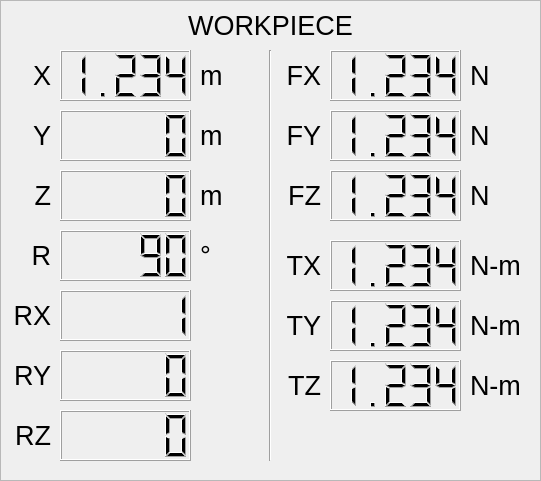
   <widget class="QFrame" name="frame_2">
    <property name="geometry">
     <rect>
      <x>590</x>
      <y>20</y>
      <width>541</width>
      <height>481</height>
     </rect>
    </property>
    <property name="frameShape">
     <enum>QFrame::StyledPanel</enum>
    </property>
    <property name="frameShadow">
     <enum>QFrame::Sunken</enum>
    </property>
    <widget class="QLabel" name="label_25">
     <property name="geometry">
      <rect>
       <x>0</x>
       <y>0</y>
       <width>541</width>
       <height>51</height>
      </rect>
     </property>
     <property name="font">
      <font>
       <pointsize>20</pointsize>
       <weight>50</weight>
       <bold>false</bold>
      </font>
     </property>
     <property name="text">
      <string>WORKPIECE</string>
     </property>
     <property name="alignment">
      <set>Qt::AlignCenter</set>
     </property>
    </widget>
    <widget class="QLabel" name="label_26">
     <property name="geometry">
      <rect>
       <x>10</x>
       <y>230</y>
       <width>41</width>
       <height>51</height>
      </rect>
     </property>
     <property name="font">
      <font>
       <pointsize>20</pointsize>
       <weight>50</weight>
       <bold>false</bold>
      </font>
     </property>
     <property name="text">
      <string>R</string>
     </property>
     <property name="alignment">
      <set>Qt::AlignRight|Qt::AlignTrailing|Qt::AlignVCenter</set>
     </property>
    </widget>
    <widget class="QLCDNumber" name="lcdNumber_14">
     <property name="geometry">
      <rect>
       <x>60</x>
       <y>230</y>
       <width>131</width>
       <height>51</height>
      </rect>
     </property>
     <property name="value" stdset="0">
      <double>90.000000000000000</double>
     </property>
    </widget>
    <widget class="QLabel" name="label_27">
     <property name="geometry">
      <rect>
       <x>200</x>
       <y>230</y>
       <width>31</width>
       <height>51</height>
      </rect>
     </property>
     <property name="font">
      <font>
       <pointsize>20</pointsize>
       <weight>50</weight>
       <bold>false</bold>
      </font>
     </property>
     <property name="text">
      <string>°</string>
     </property>
     <property name="alignment">
      <set>Qt::AlignLeading|Qt::AlignLeft|Qt::AlignVCenter</set>
     </property>
    </widget>
    <widget class="QLCDNumber" name="lcdNumber_15">
     <property name="geometry">
      <rect>
       <x>60</x>
       <y>50</y>
       <width>131</width>
       <height>51</height>
      </rect>
     </property>
     <property name="acceptDrops">
      <bool>false</bool>
     </property>
     <property name="layoutDirection">
      <enum>Qt::LeftToRight</enum>
     </property>
     <property name="frameShape">
      <enum>QFrame::Box</enum>
     </property>
     <property name="smallDecimalPoint">
      <bool>false</bool>
     </property>
     <property name="digitCount">
      <number>5</number>
     </property>
     <property name="mode">
      <enum>QLCDNumber::Dec</enum>
     </property>
     <property name="segmentStyle">
      <enum>QLCDNumber::Filled</enum>
     </property>
     <property name="value" stdset="0">
      <double>1.234000000000000</double>
     </property>
    </widget>
    <widget class="QLabel" name="label_28">
     <property name="geometry">
      <rect>
       <x>200</x>
       <y>50</y>
       <width>41</width>
       <height>51</height>
      </rect>
     </property>
     <property name="font">
      <font>
       <pointsize>20</pointsize>
       <weight>50</weight>
       <bold>false</bold>
      </font>
     </property>
     <property name="text">
      <string>m</string>
     </property>
     <property name="alignment">
      <set>Qt::AlignLeading|Qt::AlignLeft|Qt::AlignVCenter</set>
     </property>
    </widget>
    <widget class="QLabel" name="label_29">
     <property name="geometry">
      <rect>
       <x>10</x>
       <y>50</y>
       <width>41</width>
       <height>51</height>
      </rect>
     </property>
     <property name="font">
      <font>
       <pointsize>20</pointsize>
       <weight>50</weight>
       <bold>false</bold>
      </font>
     </property>
     <property name="text">
      <string>X</string>
     </property>
     <property name="alignment">
      <set>Qt::AlignRight|Qt::AlignTrailing|Qt::AlignVCenter</set>
     </property>
    </widget>
    <widget class="QLabel" name="label_30">
     <property name="geometry">
      <rect>
       <x>10</x>
       <y>110</y>
       <width>41</width>
       <height>51</height>
      </rect>
     </property>
     <property name="font">
      <font>
       <pointsize>20</pointsize>
       <weight>50</weight>
       <bold>false</bold>
      </font>
     </property>
     <property name="text">
      <string>Y</string>
     </property>
     <property name="alignment">
      <set>Qt::AlignRight|Qt::AlignTrailing|Qt::AlignVCenter</set>
     </property>
    </widget>
    <widget class="QLabel" name="label_31">
     <property name="geometry">
      <rect>
       <x>10</x>
       <y>170</y>
       <width>41</width>
       <height>51</height>
      </rect>
     </property>
     <property name="font">
      <font>
       <pointsize>20</pointsize>
       <weight>50</weight>
       <bold>false</bold>
      </font>
     </property>
     <property name="text">
      <string>Z</string>
     </property>
     <property name="alignment">
      <set>Qt::AlignRight|Qt::AlignTrailing|Qt::AlignVCenter</set>
     </property>
    </widget>
    <widget class="QLCDNumber" name="lcdNumber_16">
     <property name="geometry">
      <rect>
       <x>60</x>
       <y>290</y>
       <width>131</width>
       <height>51</height>
      </rect>
     </property>
     <property name="value" stdset="0">
      <double>1.000000000000000</double>
     </property>
    </widget>
    <widget class="QLCDNumber" name="lcdNumber_17">
     <property name="geometry">
      <rect>
       <x>60</x>
       <y>110</y>
       <width>131</width>
       <height>51</height>
      </rect>
     </property>
     <property name="layoutDirection">
      <enum>Qt::LeftToRight</enum>
     </property>
     <property name="mode">
      <enum>QLCDNumber::Dec</enum>
     </property>
    </widget>
    <widget class="QLCDNumber" name="lcdNumber_18">
     <property name="geometry">
      <rect>
       <x>60</x>
       <y>170</y>
       <width>131</width>
       <height>51</height>
      </rect>
     </property>
    </widget>
    <widget class="QLabel" name="label_32">
     <property name="geometry">
      <rect>
       <x>200</x>
       <y>170</y>
       <width>41</width>
       <height>51</height>
      </rect>
     </property>
     <property name="font">
      <font>
       <pointsize>20</pointsize>
       <weight>50</weight>
       <bold>false</bold>
      </font>
     </property>
     <property name="text">
      <string>m</string>
     </property>
     <property name="alignment">
      <set>Qt::AlignLeading|Qt::AlignLeft|Qt::AlignVCenter</set>
     </property>
    </widget>
    <widget class="QLabel" name="label_33">
     <property name="geometry">
      <rect>
       <x>200</x>
       <y>110</y>
       <width>41</width>
       <height>51</height>
      </rect>
     </property>
     <property name="font">
      <font>
       <pointsize>20</pointsize>
       <weight>50</weight>
       <bold>false</bold>
      </font>
     </property>
     <property name="text">
      <string>m</string>
     </property>
     <property name="alignment">
      <set>Qt::AlignLeading|Qt::AlignLeft|Qt::AlignVCenter</set>
     </property>
    </widget>
    <widget class="QLabel" name="label_34">
     <property name="geometry">
      <rect>
       <x>10</x>
       <y>290</y>
       <width>41</width>
       <height>51</height>
      </rect>
     </property>
     <property name="font">
      <font>
       <pointsize>20</pointsize>
       <weight>50</weight>
       <bold>false</bold>
      </font>
     </property>
     <property name="text">
      <string>RX</string>
     </property>
     <property name="alignment">
      <set>Qt::AlignRight|Qt::AlignTrailing|Qt::AlignVCenter</set>
     </property>
    </widget>
    <widget class="QLabel" name="label_35">
     <property name="geometry">
      <rect>
       <x>10</x>
       <y>350</y>
       <width>41</width>
       <height>51</height>
      </rect>
     </property>
     <property name="font">
      <font>
       <pointsize>20</pointsize>
       <weight>50</weight>
       <bold>false</bold>
      </font>
     </property>
     <property name="text">
      <string>RY</string>
     </property>
     <property name="alignment">
      <set>Qt::AlignRight|Qt::AlignTrailing|Qt::AlignVCenter</set>
     </property>
    </widget>
    <widget class="QLabel" name="label_36">
     <property name="geometry">
      <rect>
       <x>10</x>
       <y>410</y>
       <width>41</width>
       <height>51</height>
      </rect>
     </property>
     <property name="font">
      <font>
       <pointsize>20</pointsize>
       <weight>50</weight>
       <bold>false</bold>
      </font>
     </property>
     <property name="text">
      <string>RZ</string>
     </property>
     <property name="alignment">
      <set>Qt::AlignRight|Qt::AlignTrailing|Qt::AlignVCenter</set>
     </property>
    </widget>
    <widget class="QLCDNumber" name="lcdNumber_19">
     <property name="geometry">
      <rect>
       <x>60</x>
       <y>350</y>
       <width>131</width>
       <height>51</height>
      </rect>
     </property>
     <property name="value" stdset="0">
      <double>0.000000000000000</double>
     </property>
    </widget>
    <widget class="QLCDNumber" name="lcdNumber_20">
     <property name="geometry">
      <rect>
       <x>60</x>
       <y>410</y>
       <width>131</width>
       <height>51</height>
      </rect>
     </property>
     <property name="value" stdset="0">
      <double>0.000000000000000</double>
     </property>
    </widget>
    <widget class="QLCDNumber" name="lcdNumber_21">
     <property name="geometry">
      <rect>
       <x>330</x>
       <y>50</y>
       <width>131</width>
       <height>51</height>
      </rect>
     </property>
     <property name="acceptDrops">
      <bool>false</bool>
     </property>
     <property name="layoutDirection">
      <enum>Qt::LeftToRight</enum>
     </property>
     <property name="frameShape">
      <enum>QFrame::Box</enum>
     </property>
     <property name="smallDecimalPoint">
      <bool>false</bool>
     </property>
     <property name="digitCount">
      <number>5</number>
     </property>
     <property name="mode">
      <enum>QLCDNumber::Dec</enum>
     </property>
     <property name="segmentStyle">
      <enum>QLCDNumber::Filled</enum>
     </property>
     <property name="value" stdset="0">
      <double>1.234000000000000</double>
     </property>
    </widget>
    <widget class="QLabel" name="label_37">
     <property name="geometry">
      <rect>
       <x>280</x>
       <y>50</y>
       <width>41</width>
       <height>51</height>
      </rect>
     </property>
     <property name="font">
      <font>
       <pointsize>20</pointsize>
       <weight>50</weight>
       <bold>false</bold>
      </font>
     </property>
     <property name="text">
      <string>FX</string>
     </property>
     <property name="alignment">
      <set>Qt::AlignRight|Qt::AlignTrailing|Qt::AlignVCenter</set>
     </property>
    </widget>
    <widget class="QLabel" name="label_38">
     <property name="geometry">
      <rect>
       <x>470</x>
       <y>50</y>
       <width>41</width>
       <height>51</height>
      </rect>
     </property>
     <property name="font">
      <font>
       <pointsize>20</pointsize>
       <weight>50</weight>
       <bold>false</bold>
      </font>
     </property>
     <property name="text">
      <string>N</string>
     </property>
     <property name="alignment">
      <set>Qt::AlignLeading|Qt::AlignLeft|Qt::AlignVCenter</set>
     </property>
    </widget>
    <widget class="QLabel" name="label_39">
     <property name="geometry">
      <rect>
       <x>280</x>
       <y>110</y>
       <width>41</width>
       <height>51</height>
      </rect>
     </property>
     <property name="font">
      <font>
       <pointsize>20</pointsize>
       <weight>50</weight>
       <bold>false</bold>
      </font>
     </property>
     <property name="text">
      <string>FY</string>
     </property>
     <property name="alignment">
      <set>Qt::AlignRight|Qt::AlignTrailing|Qt::AlignVCenter</set>
     </property>
    </widget>
    <widget class="QLCDNumber" name="lcdNumber_22">
     <property name="geometry">
      <rect>
       <x>330</x>
       <y>110</y>
       <width>131</width>
       <height>51</height>
      </rect>
     </property>
     <property name="acceptDrops">
      <bool>false</bool>
     </property>
     <property name="layoutDirection">
      <enum>Qt::LeftToRight</enum>
     </property>
     <property name="frameShape">
      <enum>QFrame::Box</enum>
     </property>
     <property name="smallDecimalPoint">
      <bool>false</bool>
     </property>
     <property name="digitCount">
      <number>5</number>
     </property>
     <property name="mode">
      <enum>QLCDNumber::Dec</enum>
     </property>
     <property name="segmentStyle">
      <enum>QLCDNumber::Filled</enum>
     </property>
     <property name="value" stdset="0">
      <double>1.234000000000000</double>
     </property>
    </widget>
    <widget class="QLabel" name="label_40">
     <property name="geometry">
      <rect>
       <x>470</x>
       <y>110</y>
       <width>41</width>
       <height>51</height>
      </rect>
     </property>
     <property name="font">
      <font>
       <pointsize>20</pointsize>
       <weight>50</weight>
       <bold>false</bold>
      </font>
     </property>
     <property name="text">
      <string>N</string>
     </property>
     <property name="alignment">
      <set>Qt::AlignLeading|Qt::AlignLeft|Qt::AlignVCenter</set>
     </property>
    </widget>
    <widget class="QLabel" name="label_41">
     <property name="geometry">
      <rect>
       <x>280</x>
       <y>170</y>
       <width>41</width>
       <height>51</height>
      </rect>
     </property>
     <property name="font">
      <font>
       <pointsize>20</pointsize>
       <weight>50</weight>
       <bold>false</bold>
      </font>
     </property>
     <property name="text">
      <string>FZ</string>
     </property>
     <property name="alignment">
      <set>Qt::AlignRight|Qt::AlignTrailing|Qt::AlignVCenter</set>
     </property>
    </widget>
    <widget class="QLCDNumber" name="lcdNumber_23">
     <property name="geometry">
      <rect>
       <x>330</x>
       <y>170</y>
       <width>131</width>
       <height>51</height>
      </rect>
     </property>
     <property name="acceptDrops">
      <bool>false</bool>
     </property>
     <property name="layoutDirection">
      <enum>Qt::LeftToRight</enum>
     </property>
     <property name="frameShape">
      <enum>QFrame::Box</enum>
     </property>
     <property name="smallDecimalPoint">
      <bool>false</bool>
     </property>
     <property name="digitCount">
      <number>5</number>
     </property>
     <property name="mode">
      <enum>QLCDNumber::Dec</enum>
     </property>
     <property name="segmentStyle">
      <enum>QLCDNumber::Filled</enum>
     </property>
     <property name="value" stdset="0">
      <double>1.234000000000000</double>
     </property>
    </widget>
    <widget class="QLabel" name="label_42">
     <property name="geometry">
      <rect>
       <x>470</x>
       <y>170</y>
       <width>41</width>
       <height>51</height>
      </rect>
     </property>
     <property name="font">
      <font>
       <pointsize>20</pointsize>
       <weight>50</weight>
       <bold>false</bold>
      </font>
     </property>
     <property name="text">
      <string>N</string>
     </property>
     <property name="alignment">
      <set>Qt::AlignLeading|Qt::AlignLeft|Qt::AlignVCenter</set>
     </property>
    </widget>
    <widget class="QLabel" name="label_43">
     <property name="geometry">
      <rect>
       <x>280</x>
       <y>240</y>
       <width>41</width>
       <height>51</height>
      </rect>
     </property>
     <property name="font">
      <font>
       <pointsize>20</pointsize>
       <weight>50</weight>
       <bold>false</bold>
      </font>
     </property>
     <property name="text">
      <string>TX</string>
     </property>
     <property name="alignment">
      <set>Qt::AlignRight|Qt::AlignTrailing|Qt::AlignVCenter</set>
     </property>
    </widget>
    <widget class="QLCDNumber" name="lcdNumber_24">
     <property name="geometry">
      <rect>
       <x>330</x>
       <y>240</y>
       <width>131</width>
       <height>51</height>
      </rect>
     </property>
     <property name="acceptDrops">
      <bool>false</bool>
     </property>
     <property name="layoutDirection">
      <enum>Qt::LeftToRight</enum>
     </property>
     <property name="frameShape">
      <enum>QFrame::Box</enum>
     </property>
     <property name="smallDecimalPoint">
      <bool>false</bool>
     </property>
     <property name="digitCount">
      <number>5</number>
     </property>
     <property name="mode">
      <enum>QLCDNumber::Dec</enum>
     </property>
     <property name="segmentStyle">
      <enum>QLCDNumber::Filled</enum>
     </property>
     <property name="value" stdset="0">
      <double>1.234000000000000</double>
     </property>
    </widget>
    <widget class="QLabel" name="label_44">
     <property name="geometry">
      <rect>
       <x>470</x>
       <y>240</y>
       <width>51</width>
       <height>51</height>
      </rect>
     </property>
     <property name="font">
      <font>
       <pointsize>20</pointsize>
       <weight>50</weight>
       <bold>false</bold>
      </font>
     </property>
     <property name="text">
      <string>N-m</string>
     </property>
     <property name="alignment">
      <set>Qt::AlignLeading|Qt::AlignLeft|Qt::AlignVCenter</set>
     </property>
    </widget>
    <widget class="QLabel" name="label_45">
     <property name="geometry">
      <rect>
       <x>280</x>
       <y>300</y>
       <width>41</width>
       <height>51</height>
      </rect>
     </property>
     <property name="font">
      <font>
       <pointsize>20</pointsize>
       <weight>50</weight>
       <bold>false</bold>
      </font>
     </property>
     <property name="text">
      <string>TY</string>
     </property>
     <property name="alignment">
      <set>Qt::AlignRight|Qt::AlignTrailing|Qt::AlignVCenter</set>
     </property>
    </widget>
    <widget class="QLCDNumber" name="lcdNumber_25">
     <property name="geometry">
      <rect>
       <x>330</x>
       <y>300</y>
       <width>131</width>
       <height>51</height>
      </rect>
     </property>
     <property name="acceptDrops">
      <bool>false</bool>
     </property>
     <property name="layoutDirection">
      <enum>Qt::LeftToRight</enum>
     </property>
     <property name="frameShape">
      <enum>QFrame::Box</enum>
     </property>
     <property name="smallDecimalPoint">
      <bool>false</bool>
     </property>
     <property name="digitCount">
      <number>5</number>
     </property>
     <property name="mode">
      <enum>QLCDNumber::Dec</enum>
     </property>
     <property name="segmentStyle">
      <enum>QLCDNumber::Filled</enum>
     </property>
     <property name="value" stdset="0">
      <double>1.234000000000000</double>
     </property>
    </widget>
    <widget class="QLabel" name="label_46">
     <property name="geometry">
      <rect>
       <x>470</x>
       <y>300</y>
       <width>51</width>
       <height>51</height>
      </rect>
     </property>
     <property name="font">
      <font>
       <pointsize>20</pointsize>
       <weight>50</weight>
       <bold>false</bold>
      </font>
     </property>
     <property name="text">
      <string>N-m</string>
     </property>
     <property name="alignment">
      <set>Qt::AlignLeading|Qt::AlignLeft|Qt::AlignVCenter</set>
     </property>
    </widget>
    <widget class="QLabel" name="label_47">
     <property name="geometry">
      <rect>
       <x>280</x>
       <y>360</y>
       <width>41</width>
       <height>51</height>
      </rect>
     </property>
     <property name="font">
      <font>
       <pointsize>20</pointsize>
       <weight>50</weight>
       <bold>false</bold>
      </font>
     </property>
     <property name="text">
      <string>TZ</string>
     </property>
     <property name="alignment">
      <set>Qt::AlignRight|Qt::AlignTrailing|Qt::AlignVCenter</set>
     </property>
    </widget>
    <widget class="QLCDNumber" name="lcdNumber_26">
     <property name="geometry">
      <rect>
       <x>330</x>
       <y>360</y>
       <width>131</width>
       <height>51</height>
      </rect>
     </property>
     <property name="acceptDrops">
      <bool>false</bool>
     </property>
     <property name="layoutDirection">
      <enum>Qt::LeftToRight</enum>
     </property>
     <property name="frameShape">
      <enum>QFrame::Box</enum>
     </property>
     <property name="smallDecimalPoint">
      <bool>false</bool>
     </property>
     <property name="digitCount">
      <number>5</number>
     </property>
     <property name="mode">
      <enum>QLCDNumber::Dec</enum>
     </property>
     <property name="segmentStyle">
      <enum>QLCDNumber::Filled</enum>
     </property>
     <property name="value" stdset="0">
      <double>1.234000000000000</double>
     </property>
    </widget>
    <widget class="QLabel" name="label_48">
     <property name="geometry">
      <rect>
       <x>470</x>
       <y>360</y>
       <width>51</width>
       <height>51</height>
      </rect>
     </property>
     <property name="font">
      <font>
       <pointsize>20</pointsize>
       <weight>50</weight>
       <bold>false</bold>
      </font>
     </property>
     <property name="text">
      <string>N-m</string>
     </property>
     <property name="alignment">
      <set>Qt::AlignLeading|Qt::AlignLeft|Qt::AlignVCenter</set>
     </property>
    </widget>
    <widget class="Line" name="line_2">
     <property name="geometry">
      <rect>
       <x>260</x>
       <y>50</y>
       <width>20</width>
       <height>411</height>
      </rect>
     </property>
     <property name="orientation">
      <enum>Qt::Vertical</enum>
     </property>
    </widget>
   </widget>
